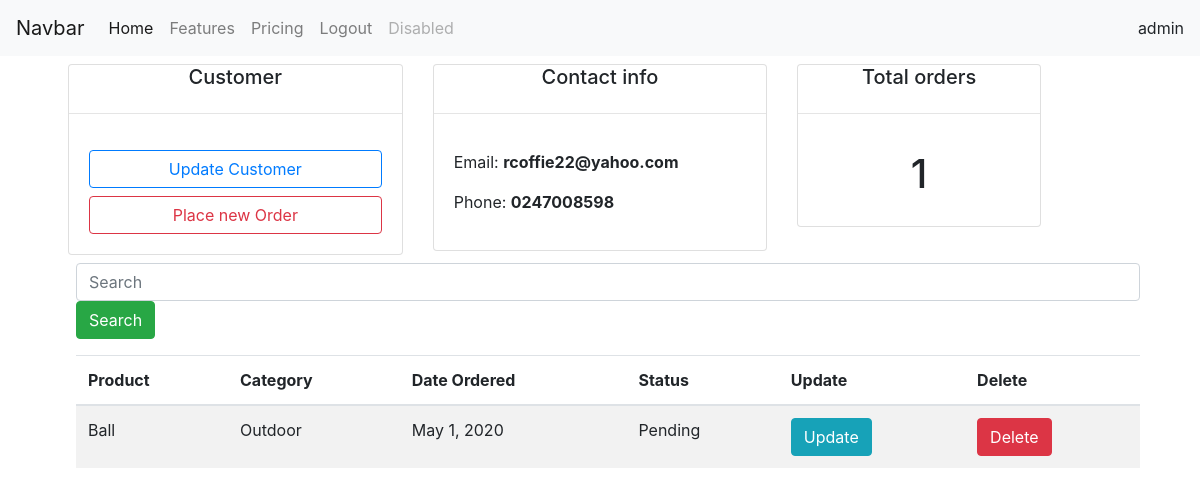
The page /customer/2/ (signed in) on the database its author committed.
### crmapp/models.py (models this page shows, shortened)
class Customer(models.Model):
  name = models.CharField(max_length=200)
  phone = models.CharField(max_length=200)
  email = models.CharField(max_length=200)
  date_created= models.DateTimeField(auto_now_add=True)

class Order(models.Model):
  STATUS=(
    ('Pending','Pending'),
    ('Out for delivery','Out for delivery'),
    ('Delivered','Delivered'),
  )
  customer = models.ForeignKey(Customer,null=True, on_delete=models.SET_NULL)
  product = models.ForeignKey(Product,null=True,on_delete=models.SET_NULL)
  date_created = models.DateField(auto_now_add=True)
  status = models.CharField(max_length=200,null=True,choices=STATUS)

class Product(models.Model):
  Category=(
    ('Indoor','Indoor'),
    ('Outdoor','Outdoor'),
  )
  name = models.CharField(max_length=200)
  price = models.FloatField(null=True)
  category = models.CharField(max_length=200, null=True,choices=Category)
  description = models.CharField(max_length=200,null=True,blank=True)
  date_created = models.DateTimeField(auto_now_add=True,null=True)
  tags = models.ManyToManyField(Tag)
  def __str__(self):
    return self.name

### crmapp/views.py (the view)
# urls.py: path('customer/<str:pk>/',views.customer,name='customer'),
@login_required(login_url='login')
def customer(request,pk):
  customer = Customer.objects.get(id=pk)
  orders   = customer.order_set.all()
  total_orders = orders.count()
  context  = {'customer':customer,'orders':orders,'total_orders':total_orders}
  return render(request,'accounts/customer.html',context)

### crmapp/templates/accounts/customer.html (shortened to what this page needs)
{% extends '../accounts/base.html' %}
{%block content %}
<div class="row m-2">
  <div class="col-md-4">
    <div class="card">
      <h5 class="text-center">Customer</h5>
      <hr>
      <div class="card-body ">
        <button type="button" class="btn btn-outline-primary btn-block">Update Customer </button>
        <a href="{% url 'order' customer.id %}" type="button" class="btn btn-outline-danger btn-block">Place new Order </a>
      </div>
    </div>
  </div>
  <div class="col-md-4">
    <div class="card">
      <h5 class="text-center">Contact info</h5>
      <hr>
      <div class="card-body">
      <p>Email:  <strong> {{ customer.email }} </strong> </p>
       <p>Phone: <strong> {{ customer.phone }} </strong> </p>
      </div>
    </div>
  </div>
  <div class="col-md-3">
    <div class="card">
      <h5 class="text-center">Total orders</h5>
      <hr>
      <div class="card-body">
     <h1 class="text-center"> {{total_orders}} </h1>
      </div>
    </div>
  </div>
  <div class="col-md-12 m-2">
    <input class="form-control mr-sm-2" type="text" placeholder="Search">
    <button class="btn btn-success" type="submit">Search</button>
  </div>
  <div class="col-md-12 m-2">
    <table class="table table-striped">
      <thead>
        <tr>
          <th scope="col">Product</th>
          <th scope="col">Category</th>
          <th scope="col">Date Ordered</th>
          <th scope="col">Status</th>
          <th scope="col">Update</th>
          <th scope="col">Delete</th>
        </tr>
      </thead>
      <tbody>
        {% for order in orders %}
        <tr>
          <td>{{ order.product }}</td>
          <td>{{ order.product.category }}</td>
          <td> {{ order.date_created }} </td>
          <td>{{ order.status }}</td>
          <td> <a class="btn btn-info" href="#" role="button">Update</a></td>
          <td> <a class="btn btn-danger" href="#" role="button">Delete</a></td>
        </tr>
        {% endfor %}
      </tbody>
    </table>
  </div>
</div>
{% endblock %}

### crmapp/templates/accounts/base.html (shortened to what this page needs)
<!doctype html>
<html lang="en">
  <head>
    <link rel="stylesheet" href="https://stackpath.bootstrapcdn.com/bootstrap/4.4.1/css/bootstrap.min.css">
  </head>
  <body>
    <nav class="navbar navbar-expand-lg navbar-light bg-light">
      <a class="navbar-brand" href="#">Navbar</a>
      <div class="collapse navbar-collapse" id="navbarNavAltMarkup">
        <div class="navbar-nav">
          <a class="nav-item nav-link active" href="#">Home <span class="sr-only">(current)</span></a>
          <a class="nav-item nav-link" href="#">Features</a>
          <a class="nav-item nav-link" href="#">Pricing</a>
          {% if request.user%}
          <a class="nav-item nav-link" href="{% url 'logout' %}">Logout </a>
          {% endif %}
          <a class="nav-item nav-link disabled" href="#" tabindex="-1" aria-disabled="true">Disabled</a>
        </div>
      </div>
      <span>{{ request.user }}</span>
    </nav>
    <div class="container">
      {% block content %}
      {%endblock %}
    </div>
  </body>
</html>

### rows shown on the page
Customer: email "rcoffie22@yahoo.com", phone "0247008598"
Order: product "Ball", product.category "Outdoor", date_created "May 1, 2020", status "Pending"

### other values the page prints
{{ request.user }} "admin"
{{ total_orders }} "1"
